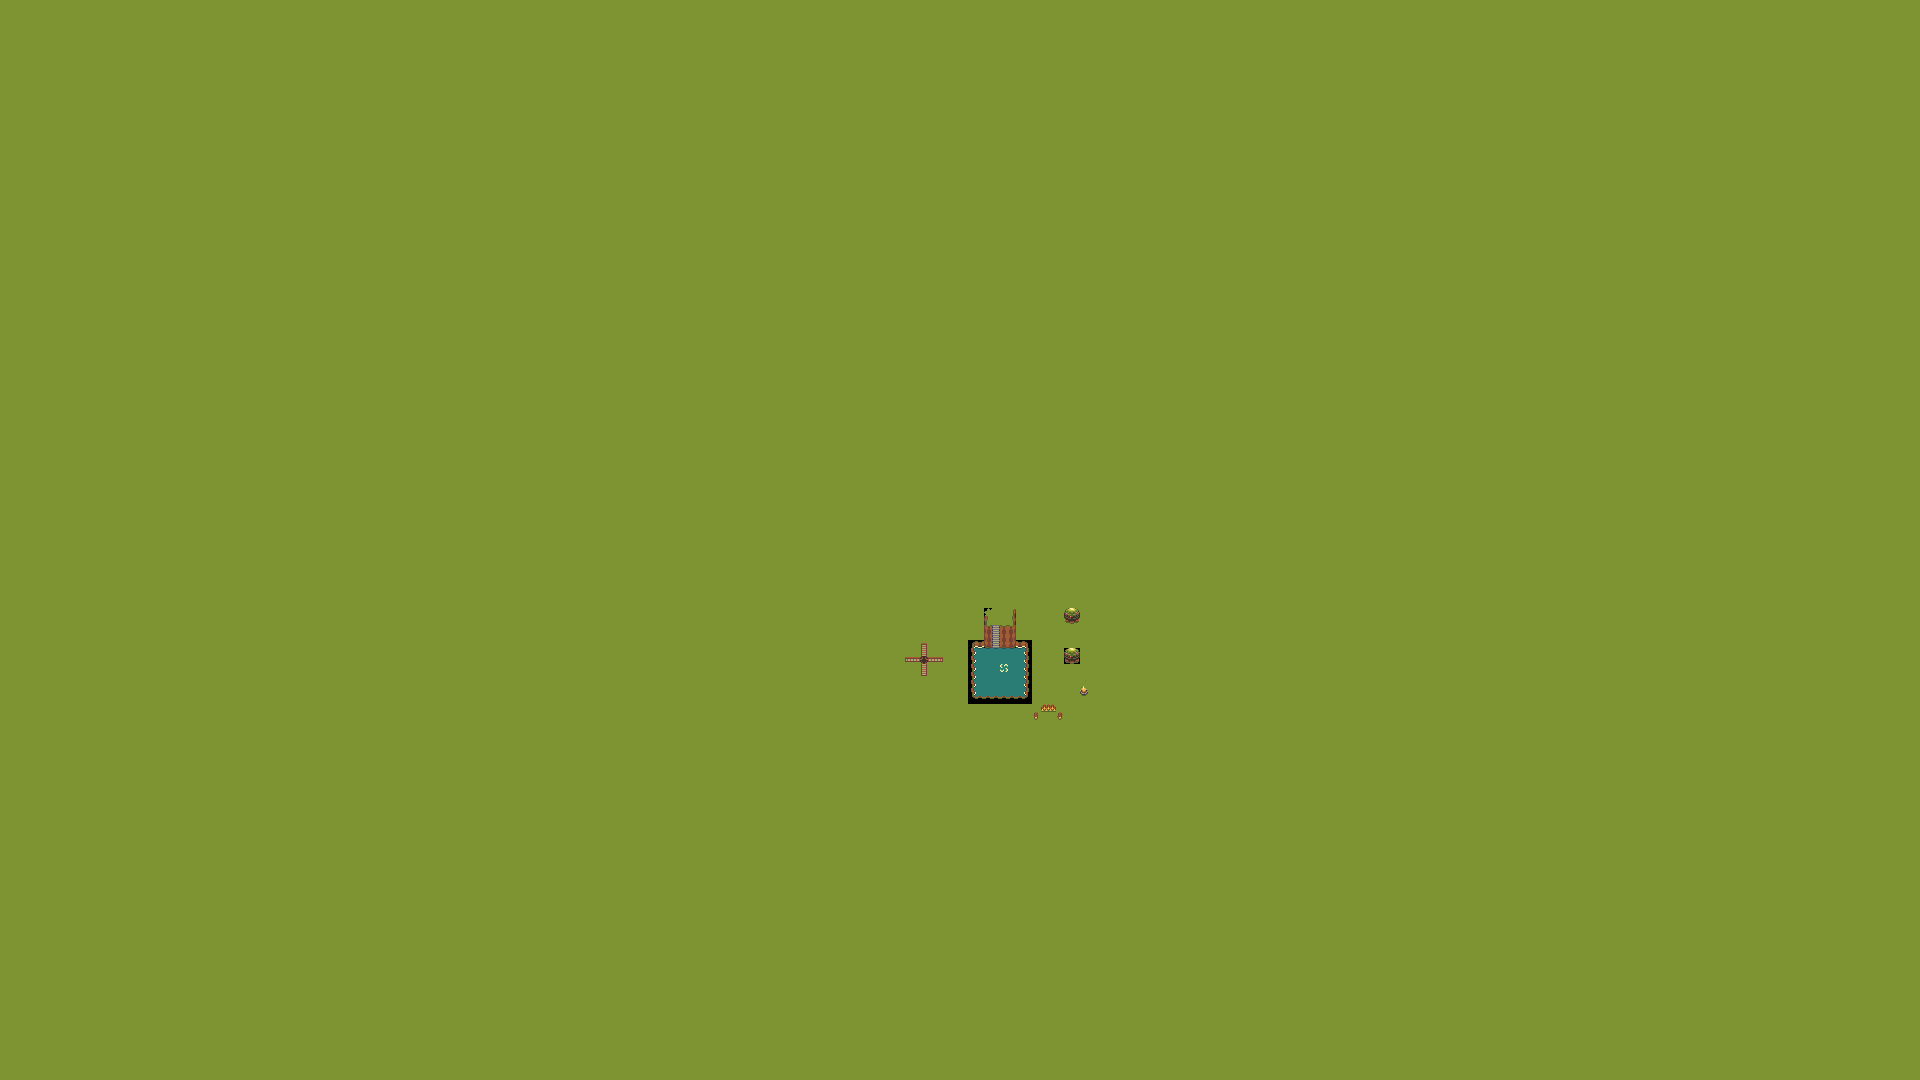

Rendered tile map (Tiled .tmx) drawn with the repository's tilesets; below, a short description and the map source with its tile grids summarised:
An orthogonal 240x135 tile map with 8x8 px tiles, 3 tile layers (Calque de Tuiles 1, Calque de Tuiles 2, Calque de Tuiles 3), 2 tilesets.

<map version="1.10" tiledversion="1.10.2" orientation="orthogonal" renderorder="right-down" width="240" height="135" tilewidth="8" tileheight="8" infinite="0" nextlayerid="4" nextobjectid="1">
 <tileset firstgid="1" source="Overworld.tsx" />
 <tileset firstgid="2233" source="Structures.tsx" />
 <layer id="1" name="Calque de Tuiles 1" width="240" height="135">
  <data>[32400 cells, 32400 non-empty, 32 distinct tile ids]</data>
 </layer>
 <layer id="2" name="Calque de Tuiles 2" width="240" height="135">
  <data>[32400 cells, 36 non-empty, 36 distinct tile ids]</data>
 </layer>
 <layer id="3" name="Calque de Tuiles 3" width="240" height="135">
  <data>[32400 cells, 0 non-empty, 0 distinct tile ids]</data>
 </layer>
</map>
